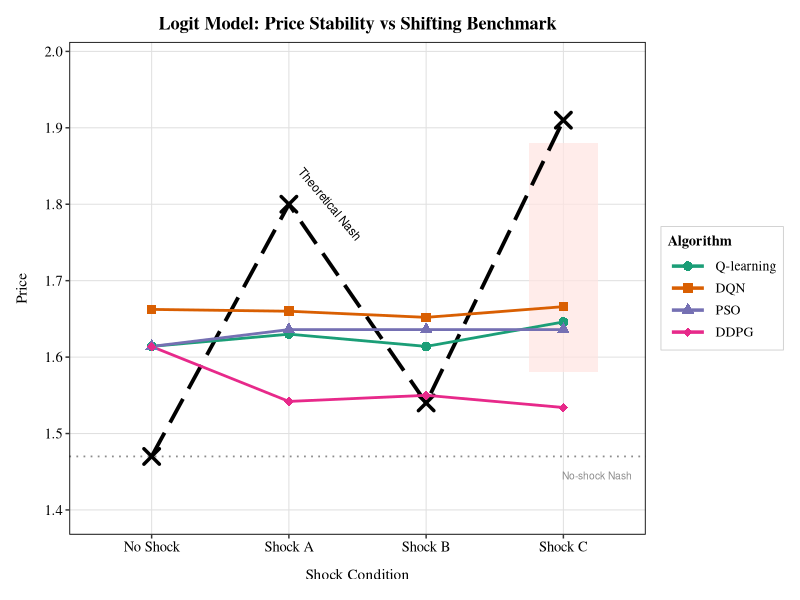
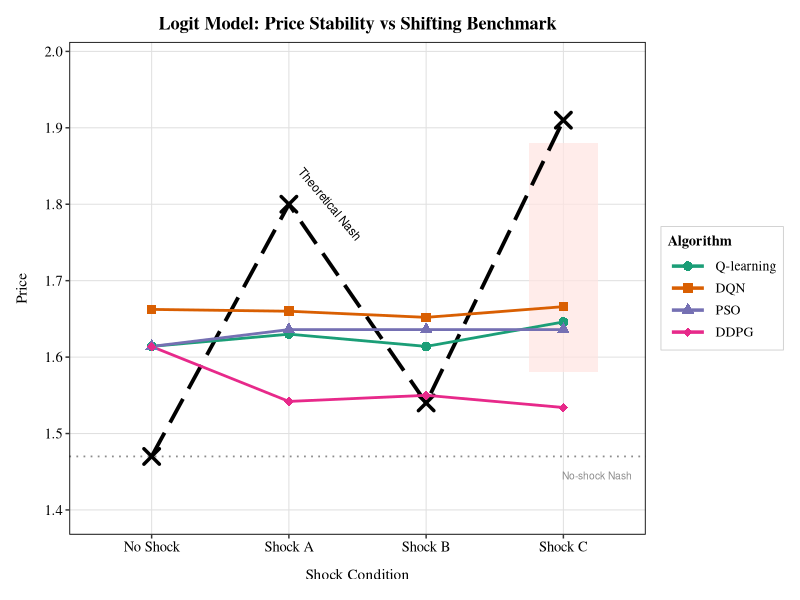

Write the R code that produced these figures, in order.
# Load required libraries
library(tidyverse)
library(ggplot2)
library(patchwork)
library(scales)
library(cowplot)

# Set seed for reproducibility
set.seed(42)

# DATA LOADING AND PREPARATION
data <- read.csv("all_tables.csv", stringsAsFactors = FALSE)

# Filter for LOGIT model
logit_data <- data %>% filter(Model == "LOGIT")

# Create long format
logit_long <- logit_data %>%
  pivot_longer(
    cols = c(Agent1_Delta, Agent2_Delta, Agent1_RPDI, Agent2_RPDI, 
             Agent1_Avg_Prices, Agent2_Avg_Prices),
    names_to = c("Agent", ".value"),
    names_pattern = "(Agent[12])_(.*)"
  ) %>%
  rename(Delta = Delta, RPDI = RPDI, Avg_Prices = Avg_Prices)

# Extract algorithm
logit_long <- logit_long %>%
  mutate(
    Algorithm = case_when(
      Agent == "Agent1" ~ str_extract(Matchup, "^[A-Z]+"),
      Agent == "Agent2" ~ str_extract(Matchup, "vs ([A-Z]+)$", group = 1)
    ),
    Algorithm = case_when(
      Algorithm == "Q" ~ "Q-learning",
      Algorithm == "DQN" ~ "DQN",
      Algorithm == "PSO" ~ "PSO",
      Algorithm == "DDPG" ~ "DDPG",
      TRUE ~ Algorithm
    ),
    Algorithm = factor(Algorithm, levels = c("Q-learning", "DQN", "PSO", "DDPG")),
    Shock_Condition = case_when(
      Shock == "0" ~ "No Shock",
      Shock == "A" ~ "Shock A",
      Shock == "B" ~ "Shock B",
      Shock == "C" ~ "Shock C"
    ),
    Shock_Condition = factor(Shock_Condition, 
                              levels = c("No Shock", "Shock A", "Shock B", "Shock C"))
  )

# PREPARE PRICE DATA
price_data <- logit_long %>%
  group_by(Algorithm, Shock_Condition) %>%
  summarise(
    Mean_Price = mean(Avg_Prices, na.rm = TRUE),
    SE_Price = sd(Avg_Prices, na.rm = TRUE) / sqrt(n()),
    .groups = "drop"
  )

# Theoretical Nash prices for LOGIT
theo_nash <- data.frame(
  Shock_Condition = factor(c("No Shock", "Shock A", "Shock B", "Shock C"),
                           levels = c("No Shock", "Shock A", "Shock B", "Shock C")),
  Nash_Price = c(1.47, 1.80, 1.54, 1.91)
)

# Q1 JOURNAL COLOR PALETTE (Colorblind-friendly)
algo_colors <- c(
  "Q-learning" = "#1B9E77",
  "PSO"        = "#7570B3", 
  "DQN"        = "#D95F02",
  "DDPG"       = "#E7298A"
)

algo_shapes <- c(
  "Q-learning" = 16,
  "PSO"        = 17,
  "DQN"        = 15,
  "DDPG"       = 18
)

algo_linetypes <- c(
  "Q-learning" = "solid",
  "PSO"        = "solid",
  "DQN"        = "solid",
  "DDPG"       = "solid"
)

# THEME (Cross-platform compatible)
theme_q1_journal <- function(base_size = 11) {
  theme_bw(base_size = base_size) +
    theme(
      text = element_text(family = 'serif'),
      plot.title = element_text(
        size = rel(1.2), 
        face = "bold", 
        hjust = 0.5,
        margin = margin(b = 6)
      ),
      plot.subtitle = element_text(
        size = rel(0.9),
        hjust = 0.5,
        margin = margin(b = 10),
        color = "gray35",
        face = "italic"
      ),
      axis.title = element_text(size = rel(1.0), face = "plain"),
      axis.title.x = element_text(margin = margin(t = 10)),
      axis.title.y = element_text(margin = margin(r = 10)),
      axis.text = element_text(size = rel(0.95), color = "black"),
      panel.grid.major = element_line(color = "gray88", linewidth = 0.35),
      panel.grid.minor = element_blank(),
      panel.border = element_rect(color = "black", fill = NA, linewidth = 0.6),
      legend.title = element_text(size = rel(0.95), face = "bold"),
      legend.text = element_text(size = rel(0.9)),
      legend.key.size = unit(1.1, "lines"),
      legend.key.width = unit(2.0, "lines"),
      legend.background = element_rect(fill = "white", color = "gray80", linewidth = 0.3),
      legend.key = element_rect(fill = "white", color = NA),
      legend.position = "right",
      legend.box = "vertical",
      legend.margin = margin(t = 5, r = 5, b = 5, l = 5),
      plot.margin = margin(t = 12, r = 12, b = 12, l = 12)
    )
}

# CREATE MAIN FIGURE
p_main <- ggplot() +
  
  # Shaded region: Gap between actual and Nash under Shock C
  annotate("rect", xmin = 3.75, xmax = 4.25, ymin = 1.58, ymax = 1.88,
           fill = "#FFE4E1", alpha = 0.7) +
  
  # Reference: No-Shock Nash horizontal line
  geom_hline(yintercept = 1.47, linetype = "dotted", 
             color = "gray55", linewidth = 0.6) +
  
  # Theoretical Nash prices (Black dashed line with X markers)
  geom_line(data = theo_nash, 
            aes(x = Shock_Condition, y = Nash_Price, group = 1),
            linetype = "longdash", linewidth = 1.3, color = "black") +
  geom_point(data = theo_nash,
             aes(x = Shock_Condition, y = Nash_Price),
             size = 4, shape = 4, stroke = 1.8, color = "black") +
  
  # Algorithm actual prices
  geom_line(data = price_data, 
            aes(x = Shock_Condition, y = Mean_Price, 
                color = Algorithm, group = Algorithm, linetype = Algorithm),
            linewidth = 0.95) +
  geom_point(data = price_data,
             aes(x = Shock_Condition, y = Mean_Price, 
                 color = Algorithm, shape = Algorithm),
             size = 3, stroke = 0.4) +
  
  # Scales
  scale_color_manual(values = algo_colors, name = "Algorithm") +
  scale_shape_manual(values = algo_shapes, name = "Algorithm") +
  scale_linetype_manual(values = algo_linetypes, name = "Algorithm") +
  scale_y_continuous(
    limits = c(1.38, 2.00),
    breaks = seq(1.4, 2.0, by = 0.1),
    minor_breaks = NULL,
    expand = expansion(mult = c(0.02, 0.02))
  ) +
  
  # Labels
  labs(
    title = "Logit Model: Price Stability vs Shifting Benchmark",
    x = "Shock Condition",
    y = "Price"
  ) +
  
  # Theoretical Nash label
  annotate("text", x = 2.3, y = 1.8, 
           label = "Theoretical Nash", 
           size = 3.0, color = "black", hjust = 0.5,
           lineheight = 0.85, angle = -50) +
  
  # No-shock Nash reference label
  annotate("text", x = 4.5, y = 1.445, 
           label = "No-shock Nash", 
           size = 2.6, color = "gray55", hjust = 1) +
  
  # Theme
  theme_q1_journal() +
  guides(
    color = guide_legend(order = 1, override.aes = list(linewidth = 1.2)),
    shape = guide_legend(order = 1),
    linetype = guide_legend(order = 1)
  )

# SAVE FIGURES
ggsave(
  filename = "./figures/Figure3_Price_vs_Benchmark_LOGIT.png",
  plot = p_main,
  width = 160,
  height = 100,
  units = "mm",
  dpi = 600,
  bg = "white"
)

ggsave(
  filename = "./figures/Figure3_Price_vs_Benchmark_LOGIT.pdf",
  plot = p_main,
  width = 160,
  height = 100,
  units = "mm",
  device = "pdf"
)

cat("\n")
cat("============================================================\n")
cat("  FIGURE 3: Price Stability vs Benchmark Shift (LOGIT)\n")
cat("  Q1 JOURNAL PUBLICATION STANDARD\n")
cat("============================================================\n")
cat("\n")
cat("Files created:\n")
cat("  - Figure3_Price_vs_Benchmark_LOGIT.png  (600 DPI)\n")
cat("  - Figure3_Price_vs_Benchmark_LOGIT.pdf  (Vector)\n")
# cat("  - Figure3_Price_vs_Benchmark_LOGIT.tiff (600 DPI, LZW)\n")
cat("\n")
cat("Key visual elements:\n")
cat("  - Black dashed line: Theoretical Nash prices (1.47 -> 1.91)\n")
cat("  - Colored lines: Algorithm actual prices (~1.55-1.70)\n")
cat("  - Pink shaded region: Gap between actual and Nash under Shock C\n")
cat("  - Dotted horizontal: No-shock Nash reference (1.47)\n")
cat("\n")
cat("Key insight communicated:\n")
cat("  Algorithms maintain stable prices above the original Nash (1.47)\n")
cat("  but below the shifted Nash (1.91), creating negative RPDI values.\n")
cat("\n")
